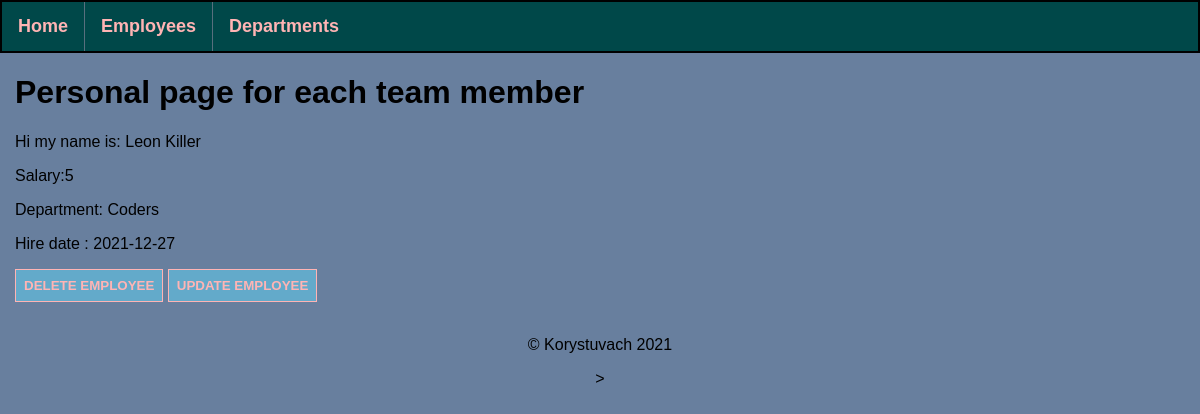
/employees/1, run on an earlier commit of the app's database.
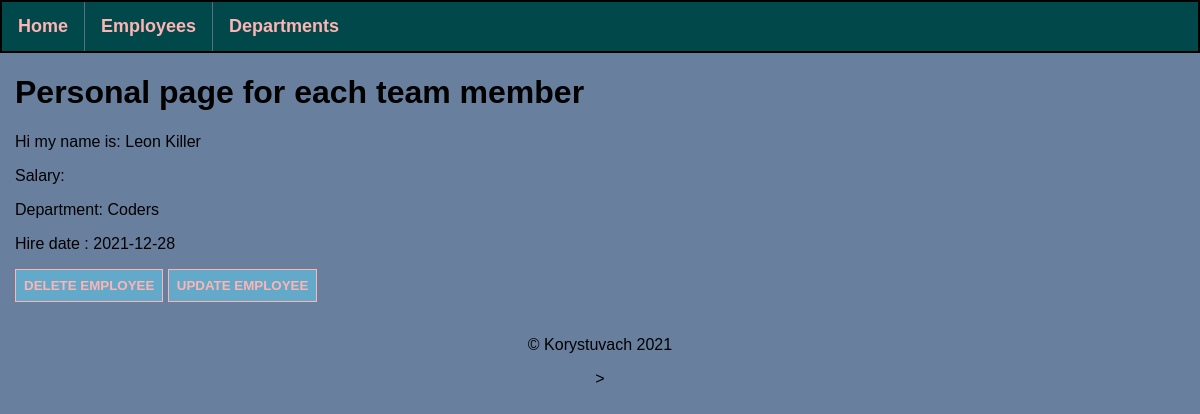
And on a later commit of the database.
### application/models.py (models this page shows, shortened)
class AllEmployees(db.Model):
    id = db.Column(db.Integer, primary_key=True)
    department_id = db.Column(db.Integer, db.ForeignKey('all_departments.id'), nullable=False)
    salary = db.Column(db.Integer, nullable=False)
    name = db.Column(db.String(30), nullable=False)
    lastname = db.Column(db.String(35), nullable=False)
    hire_date = db.Column(db.Date, default=date.today())

class AllDepartments(db.Model):
    id = db.Column(db.Integer, primary_key=True)
    dep_name = db.Column(db.String(25), nullable=False, unique=True)
    dep_employees_id = db.relationship('AllEmployees', backref='my_department', lazy=True)

### application/routes.py (the view)
@app.route('/employees/<int:emp_id>')
def employee(emp_id):
    employee_info = AllEmployees.query.get_or_404(emp_id)
    return render_template('employee.html',
                           emp_id=emp_id,
                           employee_info=employee_info
                           )

### application/templates/employee.html (shortened to what this page needs)
{% extends 'base.html' %}
{% block content %}
    <div>
        <h1>Personal page for each team member</h1>
        <p>Hi my name is: {{ employee_info.name }} {{ employee_info.lastname }}</p>
        <p>Salary:{{ employee_info.salary }} </p>
        <p>Department: {{employee_info.my_department.dep_name }}</p>
        <p>Hire date : {{ employee_info.hire_date }}</p>
    </div>
    <div>
        <button type="button"><a href="/employees/{{ employee_info['id'] }}/delete"><b>Delete employee</b></a></button>
        <button type="button"><a href="/employees/{{ employee_info['id'] }}/update"><b>Update employee</b></a></button>
    </div>
{% endblock %}

### application/templates/base.html (shortened to what this page needs)
<!doctype html>
<html lang="en">
<head>
    <link href="{{ url_for('static', filename='css/styles.css') }}" rel="stylesheet" type="text/css" >
</head>
<body>
<nav>
    <ul id="nav_ul">
        <li class="nav_li"><a href="{{ url_for('index') }}" class="nav_li_a">Home</a></li>
        <li class="nav_li"><a href="{{ url_for('employees') }}" class="nav_li_a">Employees</a></li>
        <li class="nav_li"><a href="{{ url_for('departments') }}" class="nav_li_a">Departments</a></li>
    </ul>
</nav>
    {% block content %}
    {% endblock %}
<footer class="foot">
    <p>&copy Korystuvach 2021</p>>
</footer>
</body>
</html>

### application/static/css/styles.css (style rules this page uses)
html, body { font-family: Tahoma, sans-serif; background-color: #687F9E; margin: 0; padding: 0; height: 100%; text-align: left; }
div { margin: 15px; }
li a { text-decoration: none; }
button { background-color: #63aaca; text-decoration: none; padding: 8px; border: 1px solid #ffb4b4; }
button a { text-decoration: none; text-align: center; color: #ffb4b4; text-transform: uppercase; font-weight: bold; }
ul#nav_ul { position: sticky; font-size: large; font-weight: bold; background-color: #004849; list-style-type: none; border: 2px solid; overflow: hidden; margin: 0; padding: 0; top: 0; }
li.nav_li { display: inline; float: left; border-right: 1px solid #586F7E; }
li.nav_li:last-child { border-right: none; }
li a.nav_li_a { display: block; color: #ffb4b4; text-align: center; padding: 14px 16px; text-decoration: none; }
footer.foot { text-align: center; padding: 3px; display: block; text-decoration: none; }

What changed in the data, as far as the page shows it:
changed AllEmployees "Leon": hire_date "2021-12-27" → "2021-12-28"; salary "5" → (not shown)
